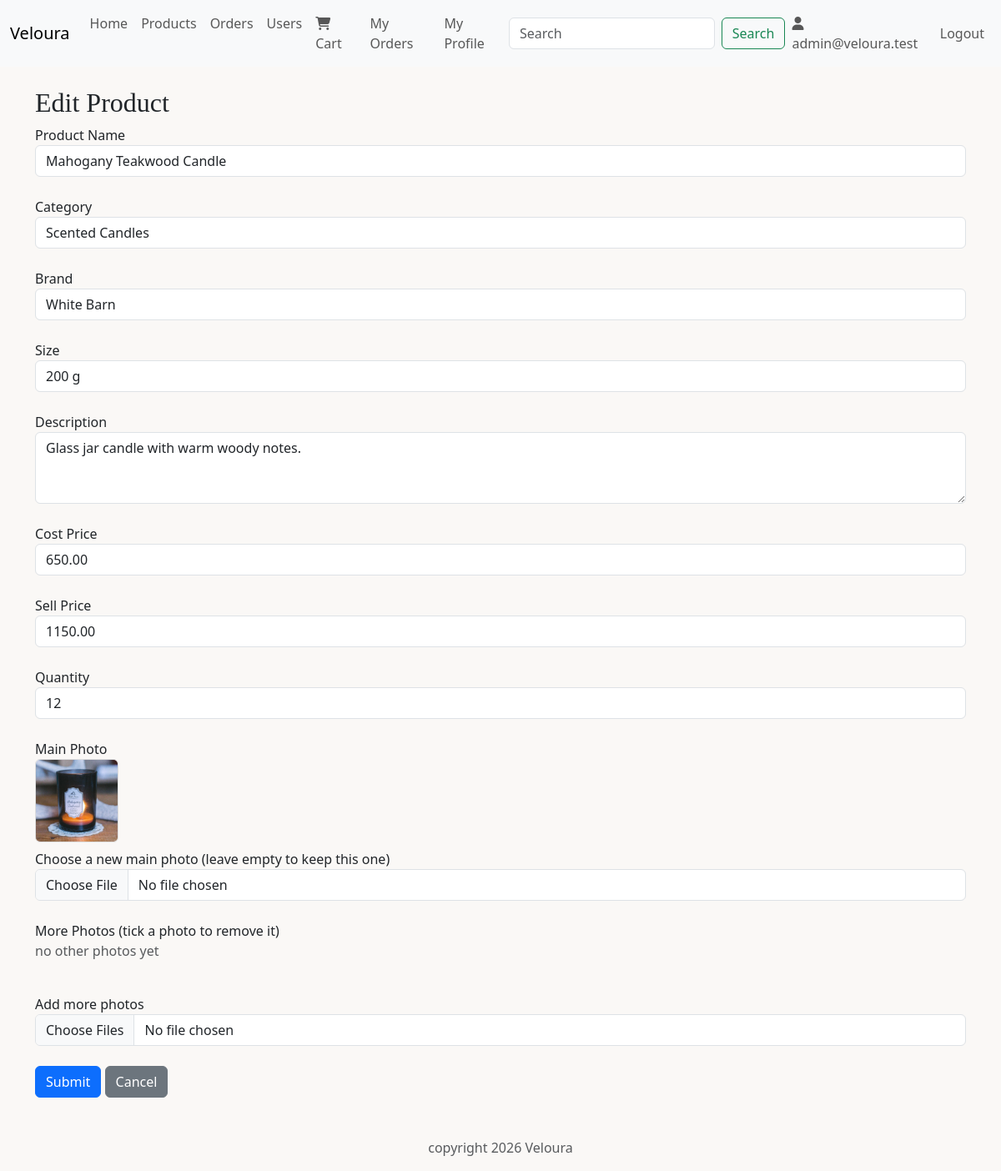
Screenshot of /product/edit.php?id=9 (signed in) with the database file from the repository.
### tables this page shows
CREATE TABLE stock (
    product_id INT PRIMARY KEY NOT NULL,
    quantity INT NOT NULL DEFAULT 0,
    FOREIGN KEY (product_id) REFERENCES product (product_id)
);

CREATE TABLE product (
    product_id INT PRIMARY KEY NOT NULL AUTO_INCREMENT,
    category_id INT NOT NULL,
    name VARCHAR(100) NOT NULL,
    brand VARCHAR(100) NOT NULL,
    size VARCHAR(30) NOT NULL,
    description VARCHAR(255) NOT NULL,
    cost_price DECIMAL(10,2) NOT NULL,
    sell_price DECIMAL(10,2) NOT NULL,
    img_path VARCHAR(255) NOT NULL,
    FOREIGN KEY (category_id) REFERENCES category (category_id)
);

### product/edit.php (the view, shortened to what this page needs)
<?php
include('../includes/config.php');
$product_id = filter_input(INPUT_GET, 'id', FILTER_VALIDATE_INT);
$sql = "SELECT p.*, s.quantity FROM product p INNER JOIN stock s USING (product_id) WHERE p.product_id = ?";
$result = mysqli_execute_query($conn, $sql, [$product_id]);
$item = mysqli_fetch_assoc($result);
$category_result = mysqli_query($conn, "SELECT category_id, name FROM category ORDER BY name");
$photo_result = mysqli_execute_query($conn, "SELECT image_id, img_path FROM product_images WHERE product_id = ?", [$product_id]);
include('../includes/header.php');
?>
<div class="container mt-4">
    <h2>Edit Product</h2>
    <form method="POST" action="update.php" enctype="multipart/form-data" novalidate>
        <div class="form-group">
            <label for="name">Product Name</label>
            <input type="text" class="form-control" id="name" name="name" value="<?php echo $item['name']; ?>" />
                <br>
            <label for="category">Category</label>
            <select name="category_id" id="category" class="form-control">
                <?php
                while ($row = mysqli_fetch_assoc($category_result)) {
                    if ($item['category_id'] == $row['category_id']) {
                        echo "<option value='{$row['category_id']}' selected>{$row['name']}</option>";
                    } else {
                        echo "<option value='{$row['category_id']}'>{$row['name']}</option>";
                    }
                }
                ?>
            </select>
                <br>
            <label for="brand">Brand</label>
            <input type="text" class="form-control" id="brand" name="brand" value="<?php echo $item['brand']; ?>" />
                <br>
            <label for="size">Size</label>
            <input type="text" class="form-control" id="size" name="size" value="<?php echo $item['size']; ?>" />
                <br>
            <label for="desc">Description</label>
            <textarea class="form-control" id="desc" name="description" rows="3"><?php echo $item['description']; ?></textarea>
                <br>
            <label for="cost">Cost Price</label>
            <input type="text" class="form-control" id="cost" name="cost_price" value="<?php echo $item['cost_price']; ?>" />
                <br>
            <label for="sell">Sell Price</label>
            <input type="text" class="form-control" id="sell" name="sell_price" value="<?php echo $item['sell_price']; ?>" />
                <br>
            <label for="qty">Quantity</label>
            <input type="text" class="form-control" id="qty" name="quantity" value="<?php echo $item['quantity']; ?>" />
                <br>
            <label>Main Photo</label><br>
            <img src="<?php echo $item['img_path']; ?>" class="extra-photo mb-2"><br>
            <label for="img_path">Choose a new main photo (leave empty to keep this one)</label>
            <input class="form-control" type="file" id="img_path" name="img_path" />
                <br>
            <label>More Photos (tick a photo to remove it)</label><br>
            <?php
            if (mysqli_num_rows($photo_result) === 0) {
                echo "<p class='text-muted'>no other photos yet</p>";
            }
            ?>
            <br>
            <label for="photos">Add more photos</label>
            <input class="form-control" type="file" id="photos" name="photos[]" multiple />
                <br>
        </div>
        <button type="submit" class="btn btn-primary" name="submit">Submit</button>
        <a href="index.php" role="button" class="btn btn-secondary">Cancel</a>
    </form>
</div>
<?php
include('../includes/footer.php');
?>

### includes/style/style.css (style rules this page uses)
body { background-color: #faf8f6; }
h1, h2, h3 { font-family: Georgia, serif; }
.extra-photo { width: 100px; height: 100px; object-fit: cover; border-radius: 6px; border: 1px solid #ddd; }

### rows the page displays
stock: name "Mahogany Teakwood Candle", brand "White Barn", size "200 g", description "Glass jar candle with warm woody notes.", cost_price "650.00", sell_price "1150.00", quantity "12", product_id.img_path (picture)

### other values shown
$_SESSION['email'] "admin@veloura.test"
form field category_id "Scented Candles"
